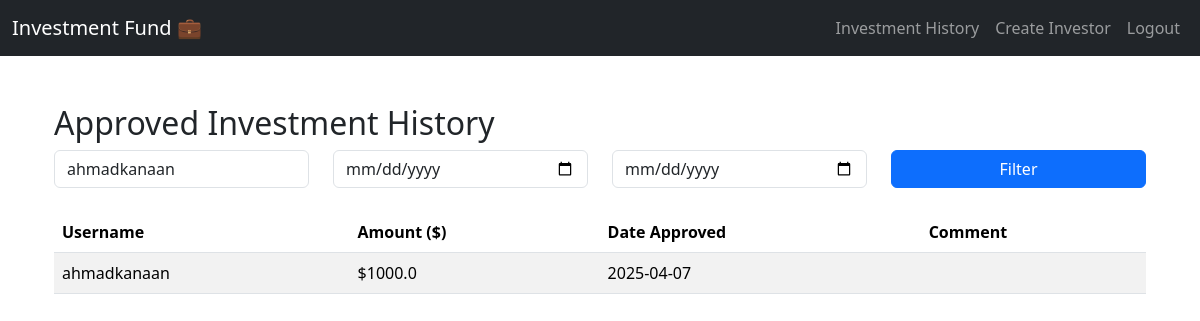
Page /history?user_id=2 (signed in) on the committed database.
### app/models.py (models this page shows, shortened)
class InvestmentInput(db.Model):
    __tablename__ = 'investments'
    id = db.Column(db.Integer, primary_key=True)
    amount = db.Column(db.Float, nullable=False)
    date_submitted = db.Column(db.DateTime, default=datetime.utcnow)
    date_approved = db.Column(db.DateTime, nullable=True)
    status = db.Column(db.String(50), default='Pending')  # Pending, Approved, Rejected
    comment = db.Column(db.String(300), nullable=True)
    user_id = db.Column(db.Integer, db.ForeignKey('users.id'), nullable=False)

class User(UserMixin, db.Model):
    __tablename__ = 'users'
    id = db.Column(db.Integer, primary_key=True)
    username = db.Column(db.String(150), unique=True, nullable=False)
    password = db.Column(db.String(150), nullable=False)
    role = db.Column(db.String(50), nullable=False)  # 'admin' or 'investor'
    investments = db.relationship('InvestmentInput', backref='investor', lazy=True)
    def is_admin(self):
        return self.role == 'admin'

### app/routes.py (the view)
@main.route('/history', methods=['GET'])
@login_required
def investment_history():
    if not current_user.is_admin():
        flash('Access denied.')
        return redirect(url_for('main.dashboard'))
    selected_user_id = request.args.get('user_id')
    start_date = request.args.get('start_date')
    end_date = request.args.get('end_date')
    users = User.query.filter_by(role='investor').all()
    query = InvestmentInput.query.filter_by(status='Approved')
    if selected_user_id and selected_user_id != "all":
        query = query.filter_by(user_id=int(selected_user_id))
    if start_date:
        query = query.filter(InvestmentInput.date_approved >= datetime.strptime(start_date, '%Y-%m-%d'))
    if end_date:
        query = query.filter(InvestmentInput.date_approved <= datetime.strptime(end_date, '%Y-%m-%d'))
    approved = query.order_by(InvestmentInput.date_approved.desc()).all()
    return render_template(
        'investment_history.html',
        users=users,
        approved=approved,
        selected_user_id=selected_user_id,
        start_date=start_date,
        end_date=end_date
    )

### app/models.py (called while the page is built)
@login_manager.user_loader
def load_user(user_id):
    return User.query.get(int(user_id))

### app/templates/investment_history.html (shortened to what this page needs)
{% extends 'base.html' %}
{% block content %}
<div class="container mt-5">
  <h2>Approved Investment History</h2>
  <form method="GET" class="mb-3">
    <div class="row">
      <div class="col-md-3">
        <select name="user_id" class="form-control" onchange="this.form.submit()">
          {% for user in users %}
            <option value="{{ user.id }}" {% if selected_user_id == user.id|string %}selected{% endif %}>
              {{ user.username }}
            </option>
          {% endfor %}
        </select>
      </div>
      <div class="col-md-3">
        <input type="date" name="start_date" value="{{ start_date or '' }}" class="form-control">
      </div>
      <div class="col-md-3">
        <input type="date" name="end_date" value="{{ end_date or '' }}" class="form-control">
      </div>
      <div class="col-md-3">
        <button class="btn btn-primary w-100">Filter</button>
      </div>
    </div>
  </form>
  <table class="table table-striped mt-4">
    <thead>
      <tr>
        <th>Username</th>
        <th>Amount ($)</th>
        <th>Date Approved</th>
        <th>Comment</th>
      </tr>
    </thead>
    <tbody>
      {% for i in approved %}
        <tr>
          <td>{{ i.investor.username }}</td>
          <td>${{ i.amount }}</td>
          <td>{{ i.date_approved.strftime('%Y-%m-%d') if i.date_approved }}</td>
          <td>{{ i.comment or '' }}</td>
        </tr>
      {% else %}
        <tr>
          <td colspan="4" class="text-muted">No approved investments match the filters.</td>
        </tr>
      {% endfor %}
    </tbody>
  </table>
</div>
{% endblock %}

### rows in the picture
InvestmentInput: investor.username "ahmadkanaan", amount "1000.0", date_approved "2025-04-07"

### other values in the picture
form field user_id "ahmadkanaan"
